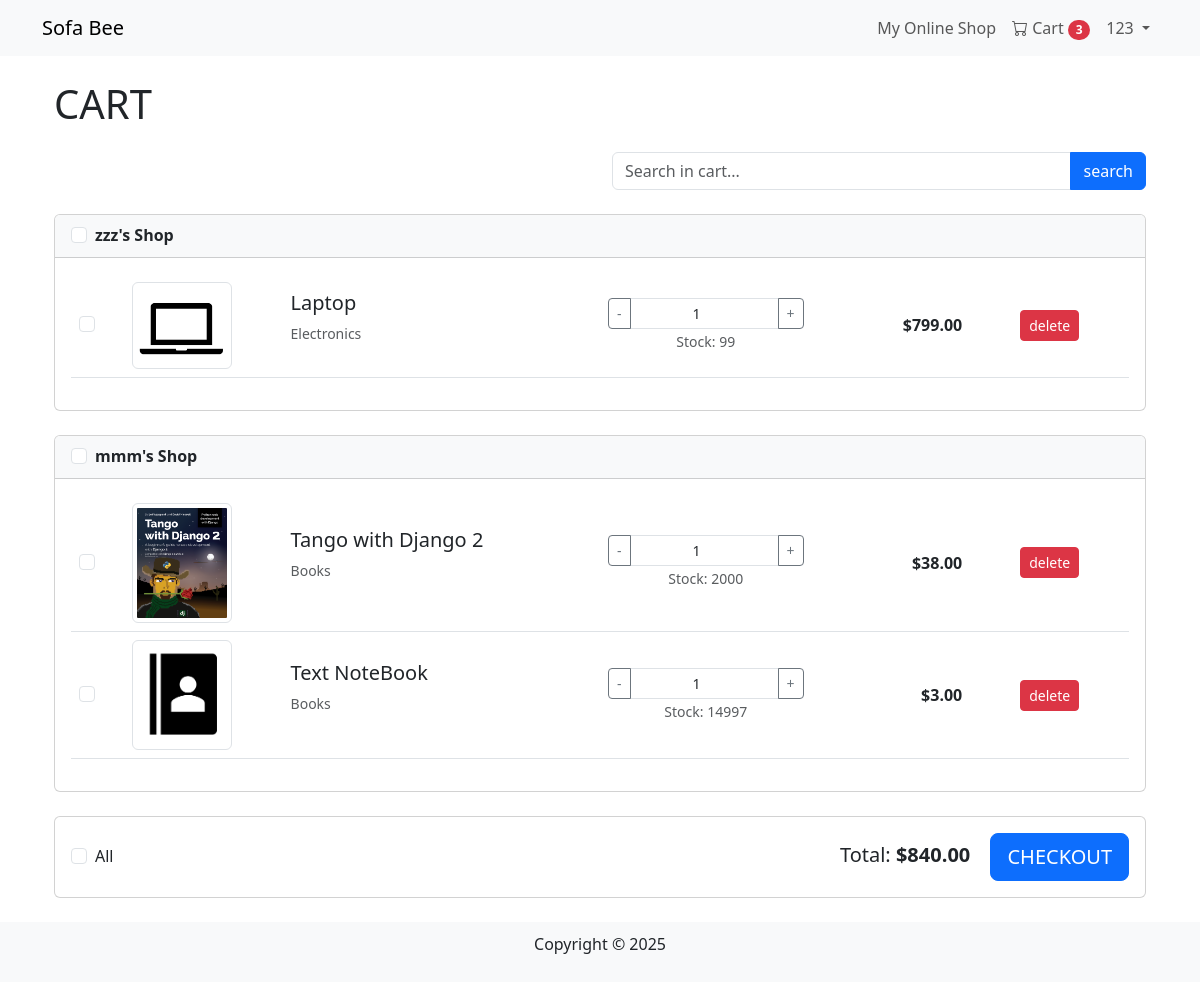
The page /cart/ (signed in) on the database as committed earlier.
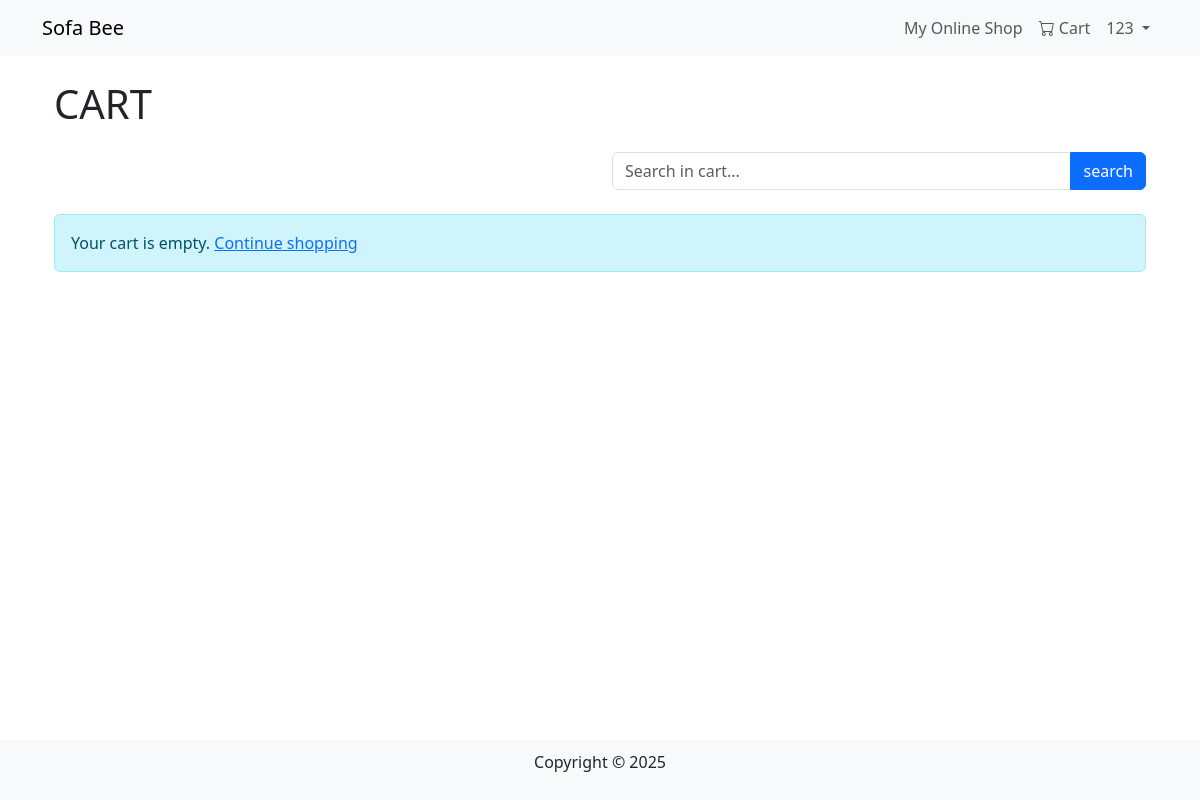
The same page on the database as committed later.
### cart/models.py (models this page shows)
class CartItem(models.Model):
    cart = models.ForeignKey(Cart, on_delete=models.CASCADE, related_name='items')
    product = models.ForeignKey(Product, on_delete=models.CASCADE)
    quantity = models.PositiveIntegerField(default=1)
    added_at = models.DateTimeField(auto_now_add=True)
    def get_price(self):
        return self.product.price * self.quantity
    class Meta:
        unique_together = ['cart', 'product']
    """
    cart = models.ForeignKey(Cart, on_delete=models.CASCADE, related_name='items')
    product_id_test = models.IntegerField(default=1)  # Store product ID
    product_name = models.CharField(max_length=255, null=True, blank=True)  # Store product name
    product_price = models.DecimalField(max_digits=10, decimal_places=2, null=True, blank=True)  # Store product price
    product_image = models.CharField(max_length=255, null=True, blank=True)  # Store product image URL
    quantity = models.PositiveIntegerField(default=1)
    added_at = models.DateTimeField(auto_now_add=True)
    """

### products/models.py (models this page shows, shortened)
class Product(models.Model):
    name = models.CharField(max_length=255)
    description = models.TextField()
    price = models.DecimalField(max_digits=10, decimal_places=2)
    category = models.ForeignKey(Category, on_delete=models.SET_NULL, null=True, blank=True)
    image = models.ImageField(upload_to='products/', blank=True, null=True)
    seller = models.ForeignKey(User, on_delete=models.CASCADE, null=True, blank=True)
    stock = models.PositiveIntegerField(default=0)
    created_at = models.DateTimeField(auto_now_add=True)

class Category(models.Model):
    name = models.CharField(max_length=255, unique=True)
    description = models.TextField(blank=True)

### cart/views.py (the view)
# urls.py: path('', views.cart_detail, name='cart_detail'),
@login_required
def cart_detail(request):
    cart = get_cart(request)
    if not cart:
        return redirect('users:login')
    cart_items = cart.items.select_related('product', 'product__seller', 'product__category').all()
    query = request.GET.get('q', '')
    if query:
        cart_items = cart_items.filter(
            Q(product__name__icontains=query) |
            Q(product__description__icontains=query)
        )
    shops_items = {}
    for item in cart_items:
        seller = item.product.seller
        shop_name = f"{seller.username}'s Shop" if seller else "Shop"
        if shop_name not in shops_items:
            shops_items[shop_name] = []
        shops_items[shop_name].append(item)
    context = {
        'cart': cart,
        'shops_items': shops_items,
        'total_price': cart.get_total_price(),
    }
    return render(request, 'cart/cart.html', context)

### cart/context_processors.py (called while the page is built)
def cart_processor(request):
    cart = None
    cart_total_items = 0
    if request.user.is_authenticated:
        try:
            cart = Cart.objects.get(user=request.user)
            cart_total_items = cart.items.count()
        except Cart.DoesNotExist:
            pass
    return {
        'cart': cart,
        'cart_total_items': cart_total_items
    }

### cart/models.py (called while the page is built)
    def get_total_price(self):
        return sum(item.get_price() for item in self.items.all())

### cart/views.py (called while the page is built)
def get_cart(request):
    if request.user.is_authenticated:
        cart, created = Cart.objects.get_or_create(user=request.user)
        return cart
    return None

### cart/templates/cart/cart.html (shortened to what this page needs)
{% extends 'base.html' %}
{% load static %}
{% block content %}
<div class="container my-4">
    <h1 class="mb-4">CART</h1>
    <div class="row mb-4">
        <div class="col-md-6 offset-md-6">
            <div class="input-group">
                <input type="text" id="cart-search" class="form-control" placeholder="Search in cart..." value="{{ request.GET.q|default:'' }}">
                <button class="btn btn-primary" type="button" id="search-btn">search</button>
            </div>
        </div>
    </div>
    {% if cart.items.count == 0 %}
        <div class="alert alert-info">
            Your cart is empty. <a href="{% url 'products:product_list' %}">Continue shopping</a>
        </div>
    {% else %}
        <form id="cart-form" method="post" action="{% url 'cart:checkout' %}">
            {% for shop_name, items in shops_items.items %}
                <div class="card mb-4">
                    <div class="card-header bg-light">
                        <div class="form-check">
                            <input class="form-check-input shop-checkbox" type="checkbox" value="{{ shop_name }}" id="shop-{{ forloop.counter }}">
                            <label class="form-check-label" for="shop-{{ forloop.counter }}">
                                <strong>{{ shop_name }}</strong>
                            </label>
                        </div>
                    </div>
                    <div class="card-body">
                        <div class="table-responsive">
                            <table class="table table-hover">
                                <tbody>
                                    {% for item in items %}
                                        <tr>
                                            <td class="align-middle" style="width: 5%;">
                                                <div class="form-check">
                                                    <input class="form-check-input item-checkbox"
                                                           type="checkbox"
                                                           name="items[]"
                                                           value="{{ item.id }}"
                                                           data-shop="{{ shop_name }}"
                                                           id="item-{{ item.id }}">
                                                </div>
                                            </td>
                                            <td class="align-middle" style="width: 15%;">
                                                {% if item.product.image %}
                                                <img src="{{ item.product.image.url }}" alt="{{ item.product.name }}" class="img-thumbnail" style="max-width: 100px;">
                                                {% else %}
                                                <div class="bg-light text-center py-4" style="width: 100px;">No Image</div>
                                                {% endif %}
                                            </td>
                                            <td class="align-middle" style="width: 30%;">
                                                <h5>{{ item.product.name }}</h5>
                                                <p class="text-muted small">
                                                    {{ item.product.category.name }}
                                                </p>
                                            </td>
                                            <td class="align-middle text-center" style="width: 20%;">
                                                <div class="input-group input-group-sm">
                                                    <button class="btn btn-outline-secondary quantity-btn" type="button" data-action="decrease" data-item="{{ item.id }}">-</button>
                                                    <input type="number" class="form-control text-center quantity-input"
                                                           name="quantity-{{ item.id }}"
                                                           min="1"
                                                           max="{{ item.product.stock }}"
                                                           value="{{ item.quantity }}"
                                                           data-item="{{ item.id }}">
                                                    <button class="btn btn-outline-secondary quantity-btn" type="button" data-action="increase" data-item="{{ item.id }}">+</button>
                                                </div>
                                                <small class="text-muted">Stock: {{ item.product.stock }}</small>
                                            </td>
                                            <td class="align-middle text-end" style="width: 15%;">
                                                <strong class="item-price" data-price="{{ item.product.price }}" data-item="{{ item.id }}">
                                                    ${{ item.get_price }}
                                                </strong>
                                            </td>
                                            <td class="align-middle text-center" style="width: 15%;">
                                                <button type="button" class="btn btn-sm btn-danger remove-item" data-item="{{ item.id }}">delete</button>
                                            </td>
                                        </tr>
                                    {% endfor %}
                                </tbody>
                            </table>
                        </div>
                    </div>
                </div>
            {% endfor %}
            <div class="card">
                <div class="card-body">
                    <div class="d-flex justify-content-between align-items-center">
                        <div class="form-check">
                            <input class="form-check-input" type="checkbox" id="select-all">
                            <label class="form-check-label" for="select-all">
                                All
                            </label>
                        </div>
                        <div>
                            <span class="h5 me-3">Total: <strong id="total-price">${{ total_price }}</strong></span>
                            <button type="button" id="checkout-btn" class="btn btn-primary btn-lg">CHECKOUT</button>
                        </div>
                    </div>
                </div>
            </div>
        </form>
    {% endif %}
</div>
{% endblock %}

### products/templates/base.html (shortened to what this page needs)
<!DOCTYPE html>
<html lang="en">
<head>
    <link rel="stylesheet" href="https://cdn.jsdelivr.net/npm/bootstrap@5.3.0/dist/css/bootstrap.min.css">
    <link rel="stylesheet" href="https://cdn.jsdelivr.net/npm/bootstrap-icons@1.11.1/font/bootstrap-icons.css">
</head>
<body>
    <nav class="navbar navbar-expand-lg navbar-light bg-light">
        <div class="container">
            <a class="navbar-brand" href="/">Sofa Bee</a>
            <div class="collapse navbar-collapse" id="navbarNav">
                <ul class="navbar-nav ms-auto">
                    <li class="nav-item"><a class="nav-link" href="{% url 'products:product_list' %}">My Online Shop</a></li>
                    {% if user.is_authenticated %}
                        <li class="nav-item">
                            <a class="nav-link" href="{% url 'cart:cart_detail' %}">
                                <i class="bi bi-cart"></i> Cart
                                {% if cart_total_items > 0 %}
                                    <span class="badge bg-danger rounded-pill">{{ cart_total_items }}</span>
                                {% endif %}
                            </a>
                        </li>
                        <li class="nav-item dropdown">
                            <a class="nav-link dropdown-toggle" href="#" id="userDropdown" role="button"
                              data-bs-toggle="dropdown" aria-expanded="false">
                                {{ user.username }}
                            </a>
                        </li>
                    {% else %}
                        <li class="nav-item"><a class="btn btn-primary" href="{% url 'users:login' %}">Log In</a></li>
                    {% endif %}
                </ul>
            </div>
        </div>
    </nav>
    <div class="container content">
        {% block content %}{% endblock %}
    </div>
    <footer>
        <p>Copyright © 2025</p>
    </footer>
</body>
</html>

### products/templates/base.html (style rules this page uses)
body { display: flex; flex-direction: column; min-height: 100vh; }
.content { flex: 1; }
footer { text-align: center; padding: 10px 0; background-color: #f8f9fa; }

Rows that differ between the two databases and show on the page:
removed CartItem: shop_name "zzz's Shop", product.image (picture), product.name "Laptop", product.category.name "Electronics", id "1", product.stock "99", get_price "799.00"
removed CartItem: shop_name "mmm's Shop", product.image (picture), product.name "Tango with Django 2", product.category.name "Books", id "1", product.stock "2000", get_price "38.00"
removed CartItem: product.image (picture), product.name "Text NoteBook", product.category.name "Books", id "1", product.stock "14997", get_price "3.00", shown under "mmm's Shop"
Other text that changed with them:
{{ cart_total_items }}: "3" → (not shown)
form field value: "☐" → (not shown)
{{ total_price }}: "840.00" → (not shown)
text no longer shown: "All Total: $ CHECKOUT"
text now shown: "Your cart is empty. Continue shopping"
